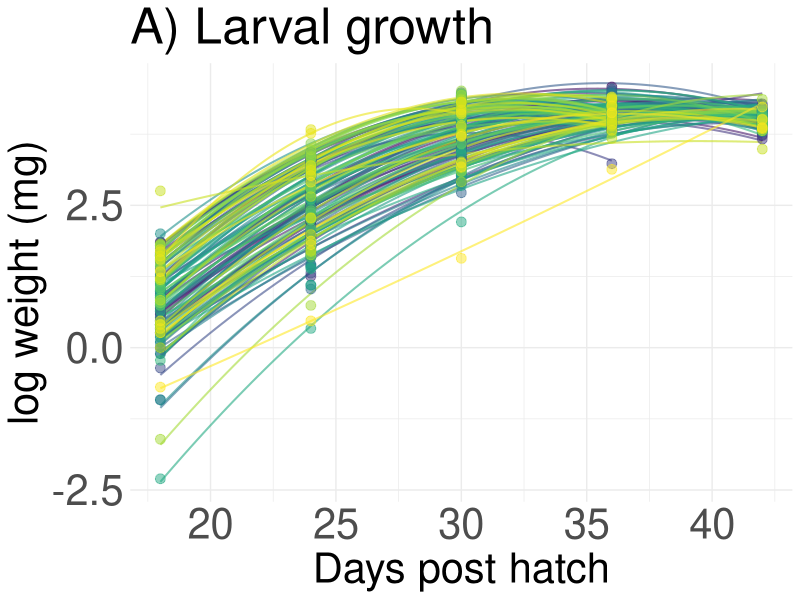
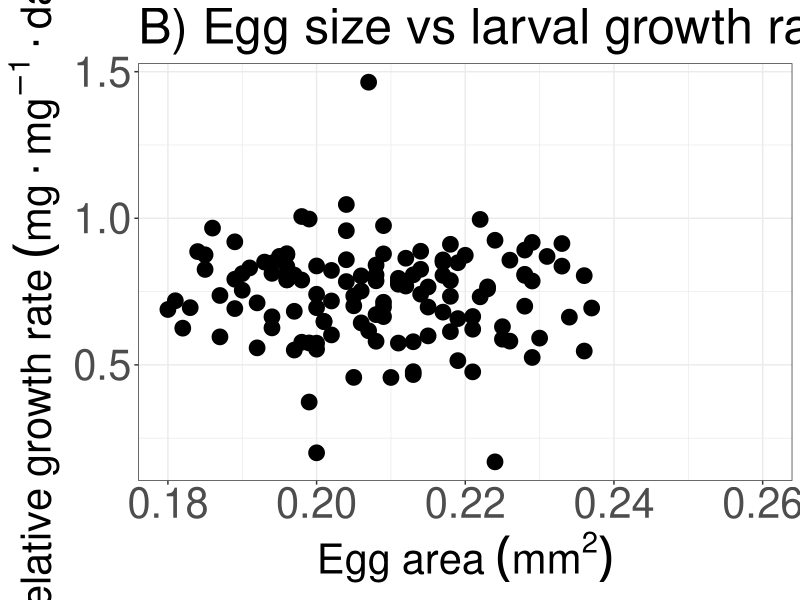
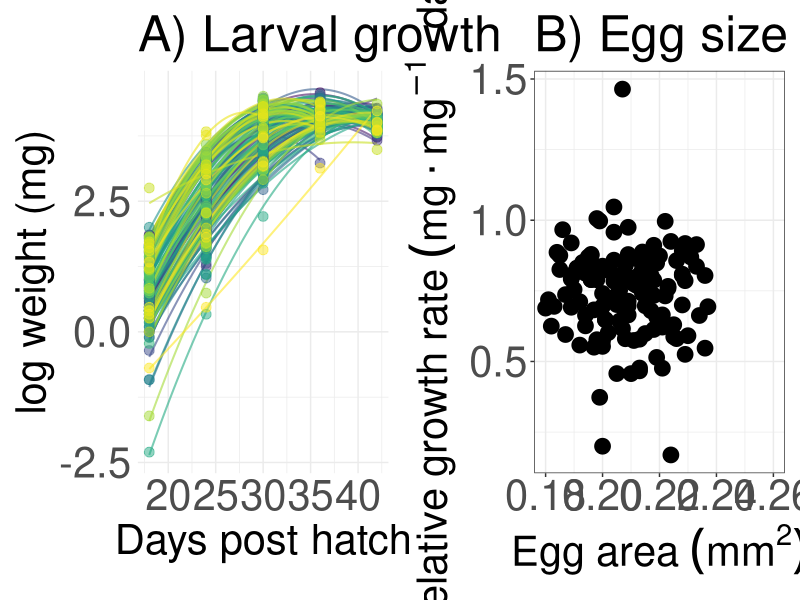

The R source for these figures, in order:
## ---- chunk 1
library(here)
library(tidyverse)
library(ggplot2)
library(lmerTest)
library(patchwork)
## ---- chunk 2
caterpillar_data <- read.csv(here("data", "clean data", "caterpillar_data.csv"))

#caterpillar_data <- caterpillar_data %>%
  #filter(!is.na(hatch_date)) 

#save all weights as numbers not characters
caterpillar_data$pupal_treatment <- as.factor(caterpillar_data$pupal_treatment)
caterpillar_data$hatch_date <- as.Date(caterpillar_data$hatch_date)
caterpillar_data$weight_1 <- as.numeric(caterpillar_data$weight_1)
caterpillar_data$weight_2 <- as.numeric(caterpillar_data$weight_2)
caterpillar_data$weight3 <- as.numeric(caterpillar_data$weight3)
caterpillar_data$weight4 <- as.numeric(caterpillar_data$weight4)
caterpillar_data$weight_5 <- as.numeric(caterpillar_data$weight_5)
caterpillar_data$weight_6 <- as.numeric(caterpillar_data$weight_6)

#turn all weights into mg
caterpillar_data$weight_1 <- caterpillar_data$weight_1 * 1000
caterpillar_data$weight_2 <- caterpillar_data$weight_2 * 1000
caterpillar_data$weight3 <- caterpillar_data$weight3 * 1000
caterpillar_data$weight4 <- caterpillar_data$weight4 * 1000
caterpillar_data$weight_5 <- caterpillar_data$weight_5 * 1000
caterpillar_data$weight_6 <- caterpillar_data$weight_6 * 1000

#this dataset has 201 caterpillars but that is because AM321.07 appears twice. 
#this caterpillar died before pupation so it will be removed anyway

#save pupation date as a date
 caterpillar_data <- caterpillar_data %>%
   mutate(
    pupation_date = as.Date(pupation_date, format = "%m/%d/%Y")
  )


#how many eggs hatched
sum(!is.na(caterpillar_data$hatch_date))
#181 eggs hatched

#remove rows where hatched is NA, and where there are not at least two weights
caterpillar_data <- caterpillar_data %>%
  filter(!is.na(hatched)) %>% # remove those that didn't hatch
  filter(status == "hatched") #take only caterpillars that hatched. remove ones that were lost, crushed, squashed, unhatched or died


#remove this caterpillar because I made a mistake weighing it...
caterpillar_data <- caterpillar_data %>%
  filter(eggID != "AA297.06")


## ---- chunk 3
#fix the names of the columns
names(caterpillar_data) <- names(caterpillar_data) %>%
  gsub("^weight([0-9]+)$", "weight_\\1", .)

#turn the data into long format
long_data <- caterpillar_data %>%
  mutate(id = row_number()) %>%
  pivot_longer(
    cols = matches("^(weight|weighday)_\\d+$"),
    names_to = c(".value", "time"),
    names_pattern = "(weight|weighday)_(\\d+)"
  )

#save weighday as a date
long_data$weighday <- as.Date(
  parse_date_time(long_data$weighday, orders = c("ymd", "mdy"))
)

#add a days post hatch column
long_data <- long_data %>%
  mutate(days_post_hatch = as.numeric(weighday - hatch_date)) %>%
  filter(!is.na("weight"))

## ---- chunk 4
#remove rows with NAs
long_data <- long_data %>%
  dplyr::filter(
    !is.na(weight),
    !is.na(days_post_hatch),
    !is.na(eggID)
  ) %>%
  mutate("log_weight" = log(weight),
         "sqrt_weight" = sqrt(weight)) 


#group the data by eggID, and then for each eggID estimate the best-fitting line using a quadratic equation. then extract the coefficient of that line (the slope). This is the growth rate of that caterpillar.
slopes_non_linear <- long_data %>%
  group_by(eggID) %>%
  summarise(
    slope = coef(lm(log_weight ~ days_post_hatch + I(days_post_hatch^2)))[2])

mean(slopes_non_linear$slope)
sd(slopes_non_linear$slope)

## ---- chunk 5
#TO MAKE A PLOT
# Fit a quadratic model for each caterpillar
quadratic_predictions <- long_data %>%
  group_by(id) %>%
  group_modify(~ {

    # Fit the quadratic model
    model <- lm(
      log_weight ~ days_post_hatch + I(days_post_hatch^2),
      data = .x
    )

    # Generate many time points for a smooth curve
    new_data <- tibble(
      days_post_hatch = seq(
        min(.x$days_post_hatch),
        max(.x$days_post_hatch),
        length.out = 100
      )
    )

    # Predict weight at each time point
    new_data %>%
      mutate(log_weight = predict(model, newdata = new_data))
  }) %>%
  ungroup()


larval_growth <- ggplot() +
  
   # Quadratic curves
  geom_line(
    data = quadratic_predictions,
    aes(x = days_post_hatch, y = log_weight, group = id, colour = factor(id)),
    alpha = 0.6,
    linewidth = 0.7
  ) +
  
  # Raw observations
  geom_point(
    data = long_data,
    aes(x = days_post_hatch, y = log_weight, colour = factor(id)),
    alpha = 0.5,
    size = 3.0
  ) +
   scale_colour_viridis_d(option = "viridis") +

  labs(
    x = "Days post hatch",
    y = "log weight (mg)",
    title = "A) Larval growth "
  ) +
  theme_minimal() + 
  theme(legend.position = "none") +
  theme(
    text = element_text(size = 30),            # increases all text
    axis.title = element_text(size = 30),      # axis titles bigger
    axis.text = element_text(size = 30),       # axis tick labels bigger
    legend.text = element_text(size = 30),     # legend text bigger
    legend.title = element_text(size = 30))

larval_growth
## ---- chunk 6
#now i want to join this back onto the caterpillar_data spreadsheet
caterpillar_data <- caterpillar_data %>%
  left_join(slopes_non_linear, by = "eggID")

#mean and SD of slopes (growth rate)
mean(caterpillar_data$slope)
sd(caterpillar_data$slope)


#plot the relationship between growth rate and egg size
growth_rate <- ggplot(caterpillar_data, aes(x = size_01, y = slope)) +
  geom_point(size = 5) +
  labs( x = expression(Egg~area~(mm^2)), y = expression(Relative~growth~rate~(mg %.% mg^-1 %.% day^-1)), title = "B) Egg size vs larval growth rate") +
  theme_bw() +
  scale_x_continuous(
    breaks = seq(0.18, 0.26, by = 0.02),
    limits = c(0.18, 0.26)) +
    theme(
    text = element_text(size = 30),            # increases all text
    axis.title = element_text(size = 30),      # axis titles bigger
    axis.text = element_text(size = 30),       # axis tick labels bigger
    legend.text = element_text(size = 30),     # legend text bigger
    legend.title = element_text(size = 30)
    )

growth_rate

#join together in a multi-panelled figure
caterpillar_plot <-  larval_growth + growth_rate

ggsave(
  here("figures", "figure 8 - growth rate figure.png"),
  plot = caterpillar_plot,
  width = 20,
  height = 10,
  dpi = 300
)
